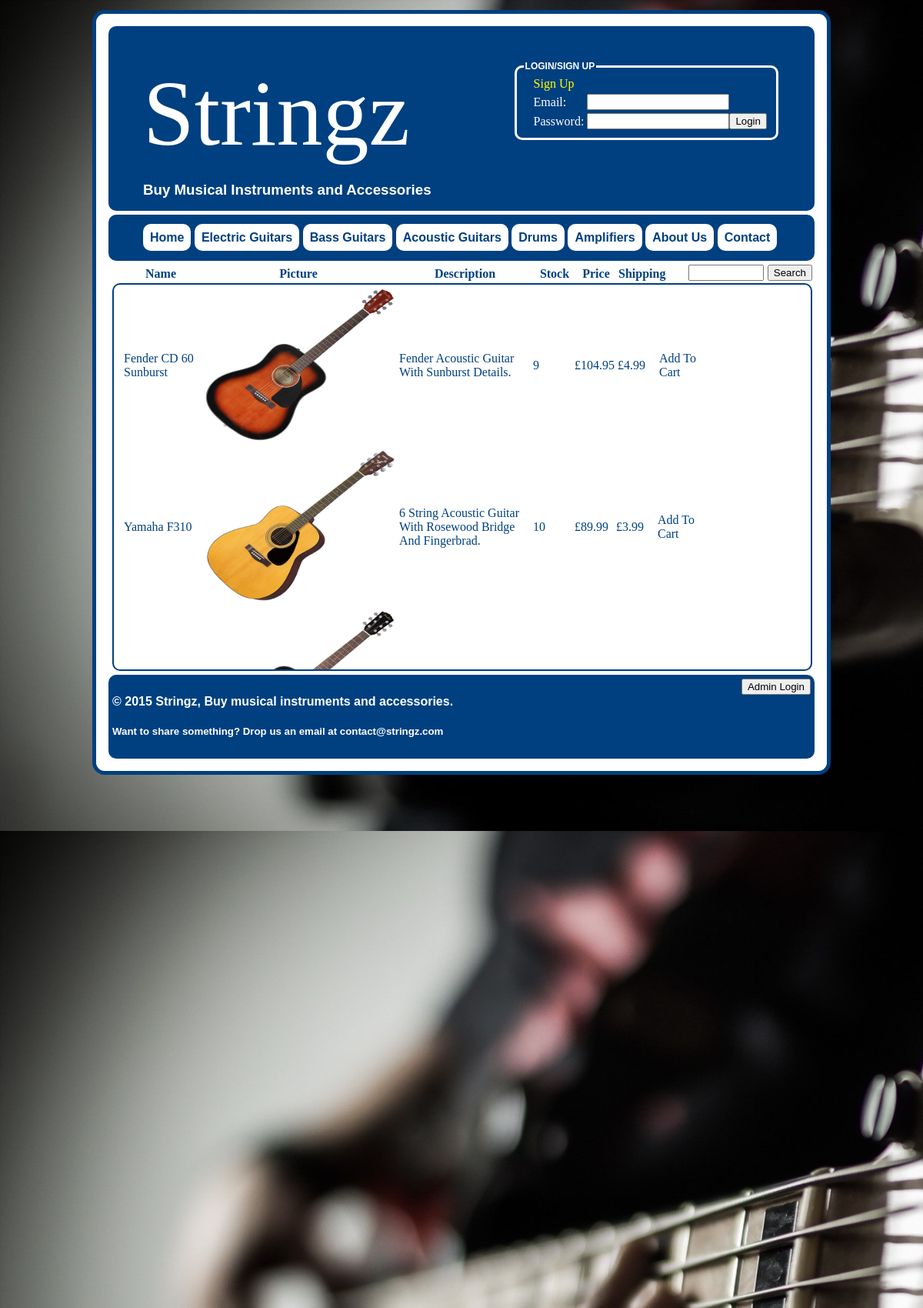
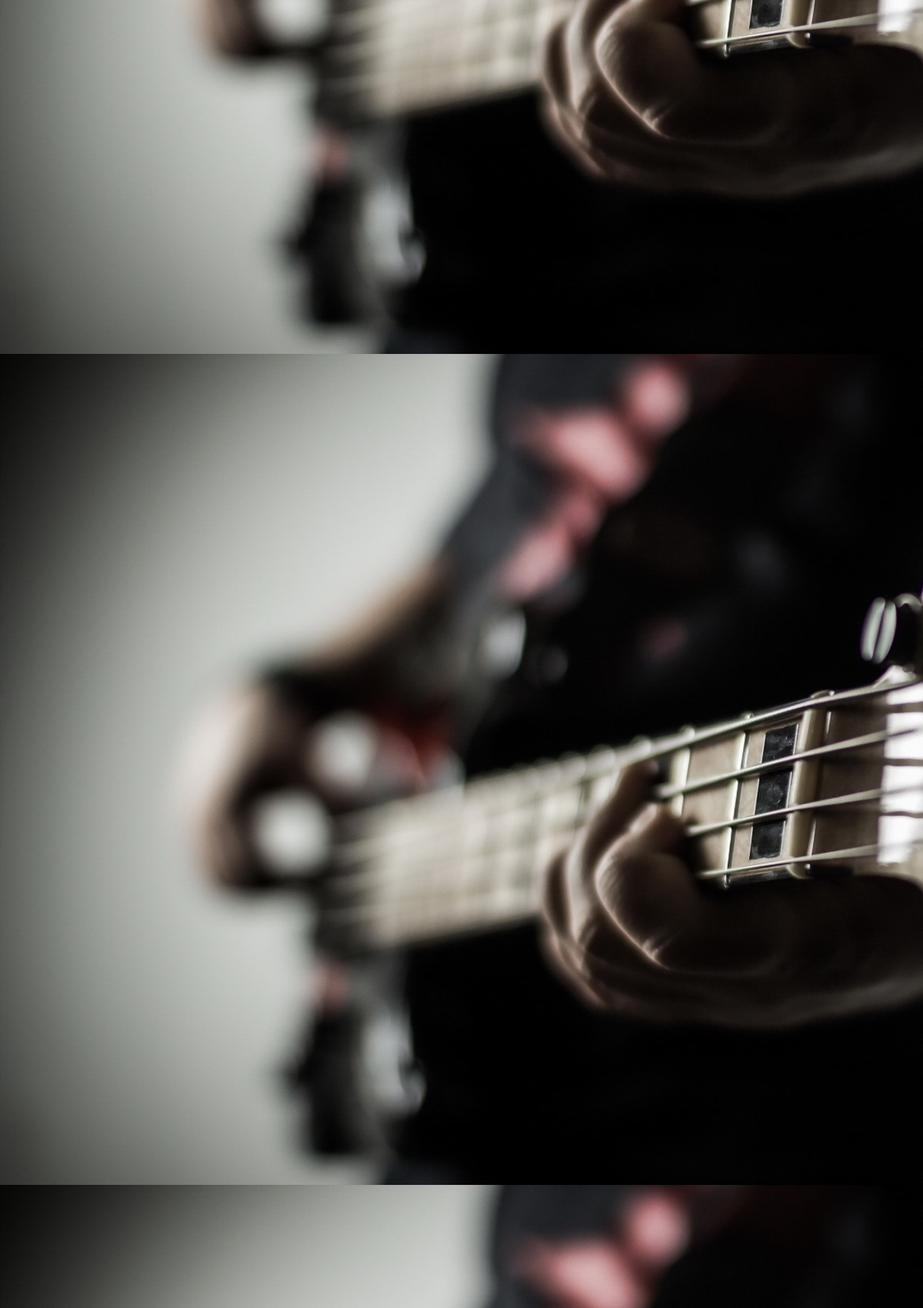
/products.php (upper part), run on the app's committed database (2 pictures, top to bottom).
### tables this page shows
CREATE TABLE IF NOT EXISTS `product` (
  `id` int(11) NOT NULL auto_increment,
  `name` varchar(40) default NULL,
  `price` float NOT NULL,
  `description` varchar(500) NOT NULL,
  `imagename` varchar(25) NOT NULL,
  `category` varchar(20) NOT NULL,
  `quantity` int(11) NOT NULL,
  `shipping` float NOT NULL,
  PRIMARY KEY  (`id`)
);

### cart.php (the view, shortened to what this page needs)
<?php
function products() {
	$category = (isset($_GET['category']) ? $_GET['category'] : null);
	$get = mysqli_query($GLOBALS['connection'], "SELECT * FROM product WHERE category='$category' ");
	if (mysqli_num_rows($get) == 0) {
		$search= $_GET['search'];
		include './includes/connection.php';
		 $query ="SELECT * FROM product WHERE name LIKE '%$search%' OR description LIKE '%$search%'  order by category";
  $result = mysqli_query($connection,$query) or exit ("Error in query: $query. ".mysqli_error());
while ($row = mysqli_fetch_assoc($result)){
			 echo '<table border="0">'.'<td style="width:100px" height="200">'
  . $row["name"]
  .'<td >'
.'<img src="images/dbImages/'.$row['imagename'].'" height="200" width="250">'
  .'<td style="width:170px" >'
  . $row["description"]
    .'<td style="width:50px" >'
  . $row["quantity"]
  .'<td style="width:50px">'
  .'&pound'.$row["price"]
  .'<td style="width:50px" >'
  .'&pound'. $row["shipping"]
.'<td style="width:50px">'.'<a href="cart.php?add=' . $row['id'] . '">Add To Cart</a>'
.'</td>'.'</table>';}
		}
}
?>

### products.php (shortened to what this page needs)
<?php
require './includes/init.php';
require './cart.php';
?>
<!DOCTYPE html>
<html>
 <head>
      <?php include 'includes/css_link.php'; ?>
   </head>
	<body>
		<div id="pagewrap">
<div class =miniwrapper>
<?php include 'includes/header.php'?>
<?php include 'includes/navigation.php'?>
			<section id="content">
    	<form style="float: right" action="products.php" method="get" >
    <input style="width: 90px" id="search-term" name="search"></input>
    <button id="search-find" type="submit">Search</button>
</form>
<div class="table_content">
       <table border="0"><th style="width:100px" "float:left">Name</a></th>
<th style="width:250px">Picture</th>
<th style="width:175px">Description</th>
<th  style="width:50px">Stock</th>
<th style="width:50px">Price</a></th>
<th  style="width:50px">Shipping</a></th>
</table>
         <div class="scrollspy-example">
    <?php
products();
?>
         </div>
			</section>
<div id="supersized"></div>
<?php include'includes/footer.php'?>
			</div>
		</div>
	</body>
</html>

### includes/css_link.php
<link href="./css/main.css" rel="stylesheet" type="text/css" />

### includes/header.php
<div id=header-sidebar>
	<header>
	<h1 > Stringz
    </h1>
	<h3 >Buy Musical Instruments and Accessories</h3>
</header>
<?php include 'sidebar.php'; ?>
</div>

### includes/sidebar.php (shortened to what this page needs)
<section id="sidebar">
		<fieldset>
		<legend>
					Login/Sign Up
				</legend>
	<?php
		if (!isset($_SESSION['user'])) {
		include './includes/loginform.php';
	}
	?>
	</fieldset>
</section>

### includes/loginform.php
<form method="post" action="./login/login.php">
	<table  style="background: #004080"  >
		<tr>
			<td><a href="registration.php"  style="color: yellow">Sign Up</a></td>
			<tr>
		<td><label for="usern">Email: </label></td>
	<td><input type="text" name="username" value=''/>	</td>
<tr>
	<td><label for="password">Password:</label></td>
	<td><input type="password" name="password" /><input type="submit" name="submit" value="Login"/></td>
</tr>
	</table>
	</form>

### includes/navigation.php
	<nav>
				<ul id="navlist">
					<li id="active">
						<ul>
<li><a href="index.php"><strong>Home</strong></a></li>
<li><a href=products.php?category=electric-guitar><strong>Electric Guitars</strong></a></li>
<li><a href=products.php?category=bass-guitar><strong>Bass Guitars</strong></a></li>
<li><a href=products.php?category=acoustic-guitar><strong>Acoustic Guitars</strong></a></li>
<li><a href=products.php?category=drums><strong>Drums</strong></a></li>
<li><a href=products.php?category=amplifier><strong>Amplifiers</strong></a></li>
<li><a href="about_us.php"><strong>About Us</strong></a></li>
<li><a href="contacts.php"><strong>Contact</strong></a></li>
</ul>
				</ul>
			</nav>

### includes/footer.php
<footer>
	<button style="float: right" onclick="location.href='login/LogoutUserStartAdmin.php'">
		Admin Login
	</button>
	<h4> &copy; 2015 Stringz, Buy musical instruments and accessories.</h4>
    <h5> Want to share something? Drop us an email at contact@stringz.com </h5>
</footer>

### css/main.css (style rules this page uses)
body { font: 1em Arial, Helvetica, sans-serif; }
a { color:inherit; text-decoration: none; }
h1 { font: bold 36px Arial, Helvetica, sans-serif; }
#navlist li { display: inline; list-style-type: none; }
#pagewrap { width: 960px; margin: 0px auto; }
.miniwrapper { border: solid 5px #004080; border-radius: 1em; padding: 1em; background-color: #FFFFFF; color: #004080; }
header { float:left; }
#header-sidebar { height: 160px; margin-bottom: 5px; padding: 40px ; background-color: #004080; color: white; border-radius: 10px; }
#content { width: 910px; float: left; }
#sidebar { background-color: #004080; height:150px; float: right; width:400px; overflow: auto; }
footer { clear: both; margin-top: 5px; padding: 30px 50px 20px 50px; background-color: #004080; color: white; border-radius: 10px; }
#content { background:#FFFFFF; }
#sidebar { background-color: #004080; float:right; }
#pagewrap, header, #content, #sidebar, footer, nav { padding: 5px; }
ul#navlist { margin-left: 0; padding-left: 0; white-space: nowrap; }
#navlist a { padding: 9px 9px; border-radius: 10px; }
#navlist a:link, #navlist a:visited { color: #004080; background-color: #ffffff; text-decoration: none; }
#supersized { position: fixed; left: 0; top: 0; overflow: hidden; z-index: -999; width: 100%; height: 100%; }
nav { background-color: #004080; color: white; border-radius: 10px; }
.scrollspy-example { height: 500px; overflow: auto; border-radius: 10px; border: solid 2px #004080; width:906px; }
table { border: solid 0px white; margin-left:10px; font: normal 16px Cambria; background-color: #FFFFFF; text-transform:lowercase; text-transform: capitalize; }
legend { border-radius: 10px; }
fieldset { border-radius: 10px; border: solid 3px white; color:white; float:right; font-size: 12px; text-transform:uppercase; font-weight:bold; }
h1 { font-size: 17px; color: white; font-weight: bold; margin-top: 0px; margin-bottom: 3px; font: 120px "Times New Roman" ; }
legend { color:white; }

### data on the page
product: name "Fender CD 60 Sunburst", imagename (picture), description "Fender Acoustic Guitar With Sunburst Details.", quantity "9", price "104.95", shipping "4.99"
product: name "Yamaha F310", imagename (picture), description "6 String Acoustic Guitar With Rosewood Bridge And Fingerbrad.", quantity "10", price "89.99", shipping "3.99"
product: imagename (picture)
